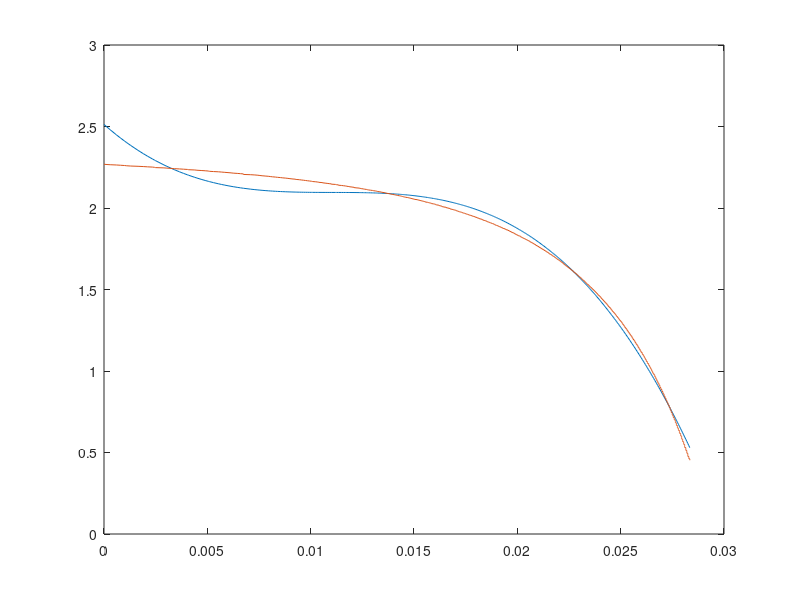

Write the MATLAB code that produced this figure.
clear all
close all
clc

load('capteur.mat');

x = distance;
y = voltage;

starti = 1;
endi = 100;

y_min_rms = [];
min_rms = 1000;
min_rms_index = starti;
params = [0 0];
coeffs = [];
for i = starti:1:endi
    A = 1*i;
    B = 4*i;
    
    pxi = [ ones(1,length(x))',...
            log(A*(x+1)),...
            sin(B*(x+1))
            ];
    
    R = pinv(pxi)*y;
    
    G = 0;
    for j = 1:size(pxi,2)
        G = G + R(j)*pxi(:,j);
    end

    % calculate rms
    current_rms =  rms(voltage-G);
    
    % set smallest rms curve
    if (current_rms < min_rms)
        y_min_rms = G;
        min_rms = current_rms;
        min_rms_index = i;
        params = [A B];
        coeffs = R;
    end
    
    % display error
%     disp(['i = ', num2str(i), ' rms = ', num2str(current_rms)])
end
disp(['minimal rms = ', num2str(min_rms), ' at i = ', num2str(min_rms_index)])


figure 
plot(distance,y_min_rms)
hold on
plot(distance,voltage)